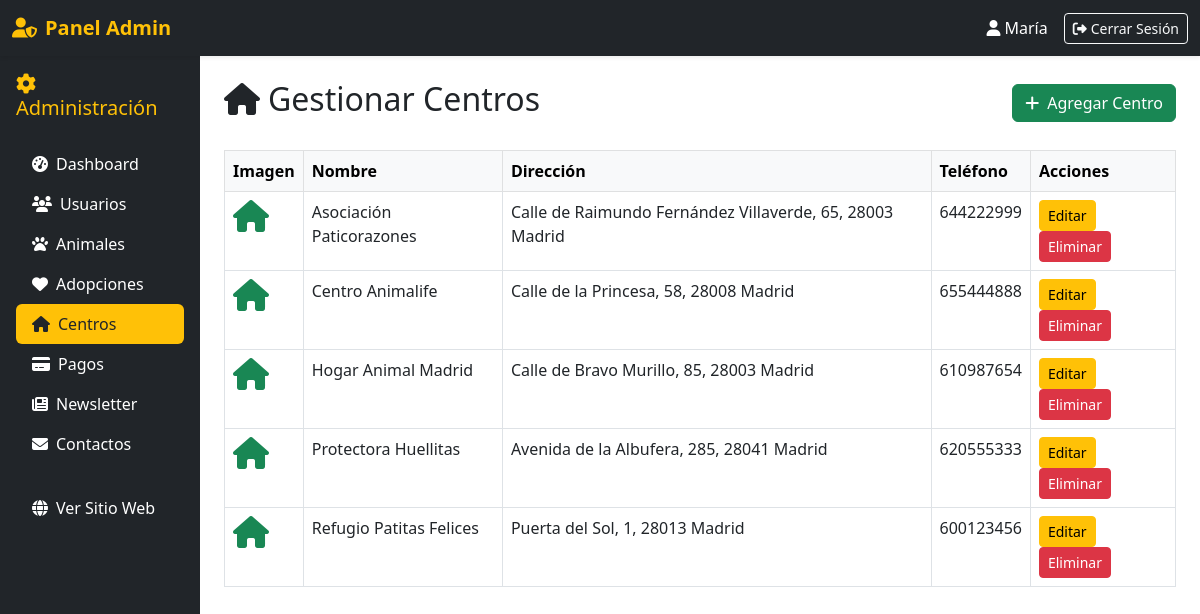
/admin/centros.php?accion=editar&id=4 (signed in), run on the app's committed database.
### tables this page shows
CREATE TABLE `centros` (
  `id_centro` int(11) NOT NULL,
  `nombre` varchar(150) NOT NULL,
  `direccion` varchar(255) DEFAULT NULL,
  `telefono` varchar(20) DEFAULT NULL,
  `email` varchar(150) DEFAULT NULL,
  `web` varchar(150) DEFAULT NULL,
  `fecha_alta` datetime DEFAULT current_timestamp(),
  `latitud` decimal(10,8) DEFAULT NULL,
  `longitud` decimal(10,8) DEFAULT NULL,
  `imagen_url` varchar(255) DEFAULT NULL
);

### admin/centros.php (the view, shortened to what this page needs)
<?php
require_once '../includes/config.php';
$centros = $pdo->query("SELECT * FROM centros ORDER BY nombre")->fetchAll();
?>
<!DOCTYPE html>
<html lang="es">
<head>
    <link rel="stylesheet" href="https://cdnjs.cloudflare.com/ajax/libs/font-awesome/6.4.0/css/all.min.css">
    <link href="https://cdn.jsdelivr.net/npm/bootstrap@5.3.0/dist/css/bootstrap.min.css" rel="stylesheet">
</head>
<body>
<?php include 'header.php'; ?>
<div class="container-fluid">
    <div class="row">
        <?php include 'sidebar.php'; ?>
        <div class="col-md-10 p-4">
            <div class="d-flex justify-content-between align-items-center mb-4">
                <h2><i class="fas fa-home me-2"></i>Gestionar Centros</h2>
                <button class="btn btn-success" data-bs-toggle="modal" data-bs-target="#modalCentro">
                    <i class="fas fa-plus me-2"></i>Agregar Centro
                </button>
            </div>
            <table class="table table-bordered">
                <thead class="table-light">
                    <tr>
                        <th>Imagen</th>
                        <th>Nombre</th>
                        <th>Dirección</th>
                        <th>Teléfono</th>
                        <th>Acciones</th>
                    </tr>
                </thead>
                <tbody>
                    <?php foreach ($centros as $c): ?>
                    <tr>
                        <td>
                            <?php if (!empty($c['imagen_url'])): ?>
                                <img src="../<?= ltrim($c['imagen_url'], './') ?>"
                                     alt="<?= htmlspecialchars($c['nombre']) ?>"
                                     style="width: 60px; height: 60px; object-fit: cover;">
                            <?php else: ?>
                                <i class="fas fa-home fa-2x text-success"></i>
                            <?php endif; ?>
                        </td>
                        <td><?= htmlspecialchars($c['nombre']) ?></td>
                        <td><?= htmlspecialchars($c['direccion']) ?></td>
                        <td><?= htmlspecialchars($c['telefono']) ?></td>
                        <td>
                            <a href="?accion=editar&id=<?= $c['id_centro'] ?>"
                               class="btn btn-sm btn-warning">Editar</a>
                            <a href="?accion=eliminar&id=<?= $c['id_centro'] ?>"
                               class="btn btn-sm btn-danger"
                               onclick="return confirm('¿Eliminar?')">Eliminar</a>
                        </td>
                    </tr>
                    <?php endforeach; ?>
                </tbody>
            </table>
        </div>
    </div>
</div>
</body>
</html>

### data on the page
centros: nombre "Asociación Paticorazones", direccion "Calle de Raimundo Fernández Villaverde, 65, 28003 Madrid", telefono "644222999"
centros: nombre "Centro Animalife", direccion "Calle de la Princesa, 58, 28008 Madrid", telefono "655444888"
centros: nombre "Hogar Animal Madrid", direccion "Calle de Bravo Murillo, 85, 28003 Madrid", telefono "610987654"
centros: nombre "Protectora Huellitas", direccion "Avenida de la Albufera, 285, 28041 Madrid", telefono "620555333"
centros: nombre "Refugio Patitas Felices", direccion "Puerta del Sol, 1, 28013 Madrid", telefono "600123456"

### other printed values
$_SESSION['user_name'] "María"
